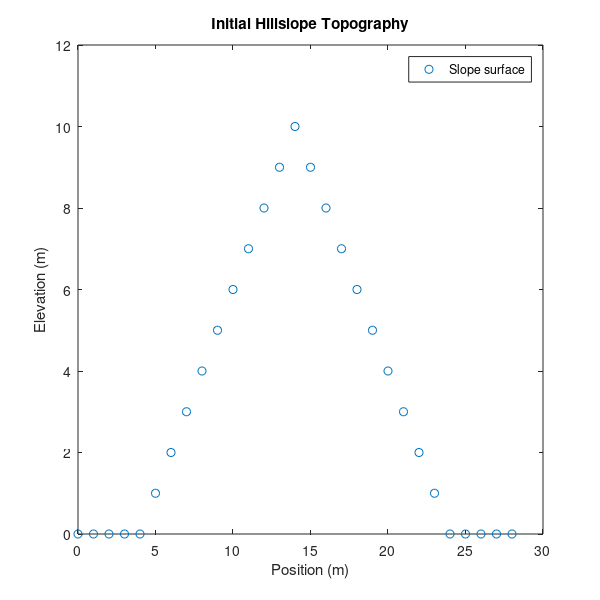
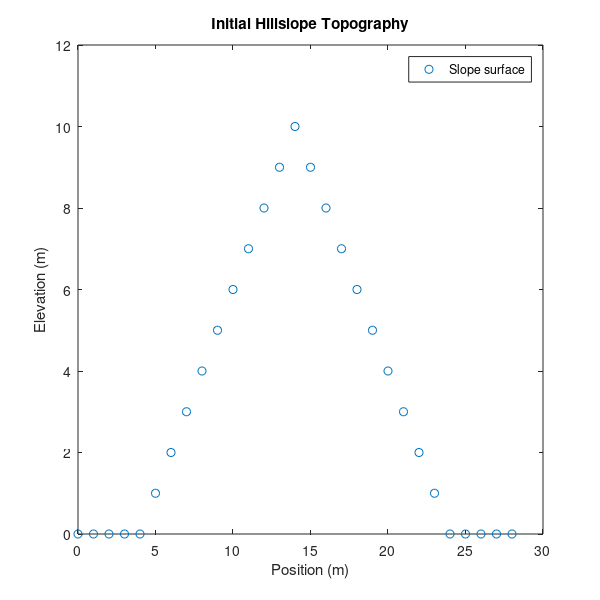
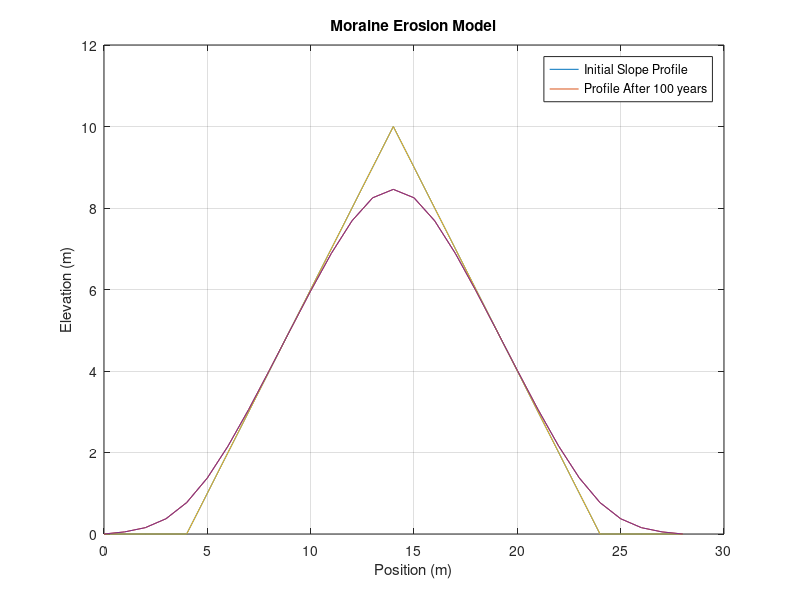

MATLAB code for these plots, in order:
%% 
% *John Shuler*
%
% GEOS597 Homework #3: Hillslope evolution and plotting
%
% Due: 9/19/2016

close all;
clear all;
clc;
%% Part 1: The finite difference approximation
% *Step 1: Taylor Series expansion*
%
% $f(x,t+k)=f(x,t)+k*(\partial^2 f(x,t))/(\partial t)+(k^2/2)*((\partial^2 f(x,t))/\partial t^2)+ (k^3/6)*((\partial^3 f(x,t))/\partial t^3)$ ...
%
% *Step 2: The _forward_ difference operator for first derivatives*
%
% a.)   _O(h)_ represents all terms of order _h_ and higher. For the
% purposes of finite difference approximation here, these terms are
% dropped.
% 
% 
% b.)   $\partial f(x,t)/\partial t = (f(x,t+k)-f(x,t))/k + O(k)$  
%
% *Step 3: The _centered_ difference operator for second derivatives*
%
% $\partial^2 f(x,t+k)/\partial t^2 \approx (f(x,t+k)-2f(x,t)+f(x,t-k))/k^2$
%
% *Step 4: Approximate the derivatives*
%
% $\partial f(x,t)/\partial t \approx (f(x,t+k)-f(x,t))/k$
%% Part 2: The finite difference solution to the diffusion equation
%
% *Step 1: Approximate the partial differential equation*
% 
% $(z(x,t+k)-z(x,t))/k \approx \kappa*((z(x+h,t)-2(z(x,t)+z(x-h,t))/h^2)$
%
% *Step 2: Solve for the value of the function at time* _t+k_
%
% $z(x,t+k) \approx \kappa*k*((z(x+h,t)-2(z(x,t))+z(x-h,t))/h^2)+z(x,t)$
%
%% Part 3: Implementing the numerical solution
% *Step 1: Define parameters and constants*
kappa = 2*10^-3;        % topographic diffusivity [m^2/year]
dt    = 1;              % time step in [years]
dx    = 1;              % space interval [m]
%
%
% *Step 2: Make the initial model*
%
z = [0 0 0 0 0 1 2 3 4 5 6 7 8 9 10 9 8 7 6 5 4 3 2 1 0 0 0 0 0]; % [m]
nNode  = numel( z ); % [No] number of elements in the x-direction
xArray = ( 0 : nNode - 1 ) .* dx; % [m] make the x-position vector
%
% *At x = 14 m, z = 10 m, the maximum elevation.*
%
figure (1);
plot (xArray,z,'o');
title ('Initial Hillslope Topography')
xlabel ('Position (m)')
ylabel ('Elevation (m)')
legend ('Slope surface')
axis ([0 30 0 12])
set(gcf,'PaperUnits','inches','PaperPosition',[0 0 6 6])
print -dpng InitialCondition -r100
%
% *Step 3: Loop through time to compute the topography at* _t+dt_
%
tMax = 1000;             % max time steps [years]
t0   = dt;              
zNew = zeros (nNode,tMax);
zNew(:,1) = z;
for it=t0+dt:dt:tMax;
    for ix=2:nNode-1;
    zNew(ix,it)=dt*kappa* ((zNew(ix+1,it-1) - 2*(zNew(ix,it-1)) + zNew(ix-1,it-1))/(dx^2)) + zNew(ix,it-1);
    end
end
%
% *Step 4: Plot results*
%
figure (2);
plot (xArray,z)
hold on;
plot (xArray,zNew(:,tMax))
legend ('Initial Slope Profile','Profile After 100 years')
title ('Moraine Erosion Model')
xlabel ('Position (m)')
ylabel ('Elevation (m)')
axis ([0 30 0 12])
 %
 %% Part 4: Discussion
 % Increasing tMax from 100 years to 1 million years significantly increases 
 % the rounding of the top of the moraine. More material is removed and deposited 
 % at the foot if the duration of exposure is increased, all other 
 % variables being constant. This is consistent with
 % our current understanding of moraine erosion and deposition (Putkonen et
 % al, 2008). In this example, our final moraine height varied from ~9.5 m
 % after 100 years to < 0.5 m after 100,000 years.
 %
 % Values of $\kappa$ most often vary within one order of magnitude of the
 % initial value used here, according to our lecture notes. Decreasing $\kappa$ 
 % by an order of magnitude results in decreased sediment movement. Increasing $\kappa$ by an order of
 % magnitude has the opposite effect, illustrating the necessity of
 % accurate estimates of $\kappa$ to increase model performance. In this
 % example, for tMax = 1000, the final height of the moraine varied by ~ 5
 % meters from $\kappa = 2e^-4$ to $\kappa = 2e^-2$.
 % 

%% 
% *John Shuler*
%
% GEOS597 Homework #3: Hillslope evolution and plotting
%
% Due: 9/19/2016

close all;
clear all;
clc;
%% Part 1: The finite difference approximation
% *Step 1: Taylor Series expansion*
%
% $f(x,t+k)=f(x,t)+k*(\partial^2 f(x,t))/(\partial t)+(k^2/2)*((\partial^2 f(x,t))/\partial t^2)+ (k^3/6)*((\partial^3 f(x,t))/\partial t^3)$ ...
%
% *Step 2: The _forward_ difference operator for first derivatives*
%
% a.)   _O(h)_ represents all terms of order _h_ and higher. For the
% purposes of finite difference approximation here, these terms are
% dropped.
% 
% 
% b.)   $\partial f(x,t)/\partial t = (f(x,t+k)-f(x,t))/k + O(k)$  
%
% *Step 3: The _centered_ difference operator for second derivatives*
%
% $\partial^2 f(x,t+k)/\partial t^2 \approx (f(x,t+k)-2f(x,t)+f(x,t-k))/k^2$
%
% *Step 4: Approximate the derivatives*
%
% $\partial f(x,t)/\partial t \approx (f(x,t+k)-f(x,t))/k$
%% Part 2: The finite difference solution to the diffusion equation
%
% *Step 1: Approximate the partial differential equation*
% 
% $(z(x,t+k)-z(x,t))/k \approx \kappa*((z(x+h,t)-2(z(x,t)+z(x-h,t))/h^2)$
%
% *Step 2: Solve for the value of the function at time* _t+k_
%
% $z(x,t+k) \approx \kappa*k*((z(x+h,t)-2(z(x,t))+z(x-h,t))/h^2)+z(x,t)$
%
%% Part 3: Implementing the numerical solution
% *Step 1: Define parameters and constants*
kappa = 2*10^-3;        % topographic diffusivity [m^2/year]
dt    = 1;              % time step in [years]
dx    = 1;              % space interval [m]
%
%
% *Step 2: Make the initial model*
%
z = [0 0 0 0 0 1 2 3 4 5 6 7 8 9 10 9 8 7 6 5 4 3 2 1 0 0 0 0 0]; % [m]
nNode  = numel( z ); % [No] number of elements in the x-direction
xArray = ( 0 : nNode - 1 ) .* dx; % [m] make the x-position vector
%
% *At x = 14 m, z = 10 m, the maximum elevation.*
%
figure (1);
plot (xArray,z,'o');
title ('Initial Hillslope Topography')
xlabel ('Position (m)')
ylabel ('Elevation (m)')
legend ('Slope surface')
axis ([0 30 0 12])
set(gcf,'PaperUnits','inches','PaperPosition',[0 0 6 6])
print -dpng InitialCondition -r100
grid on
%
% *Step 3: Loop through time to compute the topography at* _t+dt_
%
tMax = 1000;             % max time steps [years]
t0   = dt;              
zNew = zeros (nNode,tMax);
zNew(:,1) = z;

% z_t = topomodeling(z, kappa, dt, dx, tMax, t0, nNode)

for it=t0+dt:dt:tMax;
    for ix=2:nNode-1;
    zNew(ix,it)=dt*kappa* ((zNew(ix+1,it-1) - 2*(zNew(ix,it-1)) + zNew(ix-1,it-1))/(dx^2)) + zNew(ix,it-1);
    end
end

% *Step 4: Plot results*
%
figure (2);
plot (xArray,z)
hold on;
plot (xArray,zNew(:,tMax))
legend ('Initial Slope Profile','Profile After 100 years')
title ('Moraine Erosion Model')
xlabel ('Position (m)')
ylabel ('Elevation (m)')
axis ([0 30 0 12])
grid on
 %
 %% Part 4: Discussion
 % Increasing tMax from 100 years to 1 million years significantly increases 
 % the rounding of the top of the moraine. More material is removed and deposited 
 % at the foot if the duration of exposure is increased, all other 
 % variables being constant. This is consistent with
 % our current understanding of moraine erosion and deposition (Putkonen et
 % al, 2008). In this example, our final moraine height varied from ~9.5 m
 % after 100 years to < 0.5 m after 100,000 years.
 %
 % Values of $\kappa$ most often vary within one order of magnitude of the
 % initial value used here, according to our lecture notes. Decreasing $\kappa$ 
 % by an order of magnitude results in decreased sediment movement. Increasing $\kappa$ by an order of
 % magnitude has the opposite effect, illustrating the necessity of
 % accurate estimates of $\kappa$ to increase model performance. In this
 % example, for tMax = 1000, the final height of the moraine varied by ~ 5
 % meters from $\kappa = 2e^-4$ to $\kappa = 2e^-2$.
 % 
 % 
